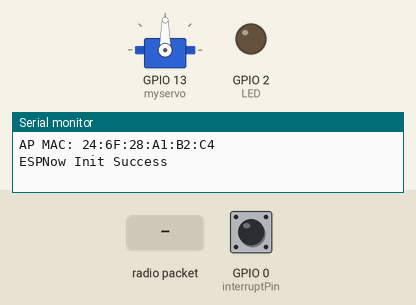
A sketch run on a simulated ESP32. Shown: servo, output pins drawn as LEDs (lit = HIGH), the last lines printed to the serial monitor. The test bench sets the inputs (shaded band); at power-on: GPIO 0 (interruptPin) HIGH.

Above: at 1.2 s.
1.3 s: GPIO 0 (interruptPin) pulled LOW for 0.15 s
At 2.6 s:
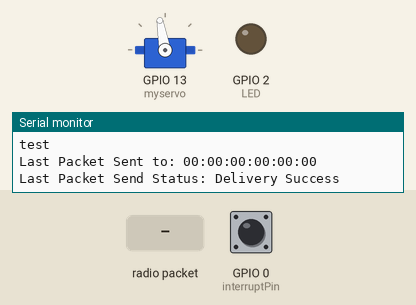
2.9 s: radio packet "1" arrives
At 3.3 s:
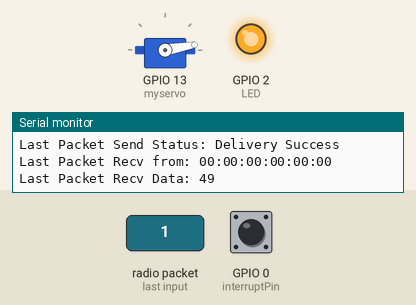
4.4 s: GPIO 0 (interruptPin) pulled LOW for 1 s
At 6.2 s:
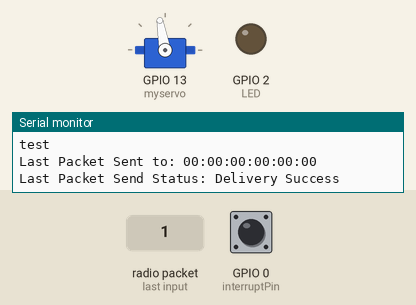
6.9 s: radio packet "0" arrives
At 7.5 s:
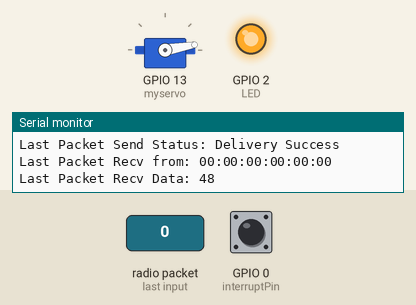
Timing chart, 0 to 9.4 s (numbered marks = the images above; inputs shaded):
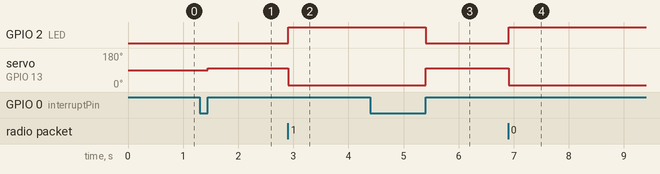

Measured:
- after the input at 1.3 s, servo on GPIO 13 (myservo): 90° → 100° after 0.15 s
- after the input at 2.9 s, GPIO 2 (LED): LOW → HIGH at once; servo on GPIO 13 (myservo): 100° → 10° at once
- after the input at 4.4 s, GPIO 2 (LED): HIGH → LOW after 1.0 s; servo on GPIO 13 (myservo): 10° → 100° after 1.0 s
- after the input at 6.9 s, GPIO 2 (LED): LOW → HIGH at once; servo on GPIO 13 (myservo): 100° → 10° at once

The sketch:

SlaveESPNow.ino
```cpp
/**
   ESPNOW - Basic communication - Slave
   Date: 26th September 2017
   Author: Arvind Ravulavaru <https://github.com/arvindr21>
   Purpose: ESPNow Communication between a Master ESP32 and a Slave ESP32
   Description: This sketch consists of the code for the Slave module.
   Resources: (A bit outdated)
   a. https://espressif.com/sites/default/files/documentation/esp-now_user_guide_en.pdf
   b. http://www.esploradores.com/practica-6-conexion-esp-now/

   << This Device Slave >>

   Flow: Master
   Step 1 : ESPNow Init on Master and set it in STA mode
   Step 2 : Start scanning for Slave ESP32 (we have added a prefix of `slave` to the SSID of slave for an easy setup)
   Step 3 : Once found, add Slave as peer
   Step 4 : Register for send callback
   Step 5 : Start Transmitting data from Master to Slave

   Flow: Slave
   Step 1 : ESPNow Init on Slave
   Step 2 : Update the SSID of Slave with a prefix of `slave`
   Step 3 : Set Slave in AP mode
   Step 4 : Register for receive callback and wait for data
   Step 5 : Once data arrives, print it in the serial monitor

   Note: Master and Slave have been defined to easily understand the setup.
         Based on the ESPNOW API, there is no concept of Master and Slave.
         Any devices can act as master or salve.
*/

#include <esp_now.h>
#include <WiFi.h>
#include <Servo.h>

//Global copy of Master
esp_now_peer_info_t slave;
//uint8_t mac_master[8];
//uint8_t mac_master[] = {0x3c,0x71,0xbf,0x10,0x17,0xac};
//uint8_t mac_master[] = {0x30,0xae,0xa4,0x11,0x11,0x11};-----

Servo myservo;  // create servo object to control a servo
int pos = 0;    // variable to store the servo position

#define CHANNEL 1
int LED = 2;
bool LEDToggle =false;
bool firstCallFromMaster = true;
bool mailToSend = false;

//Interupt Stuff----------------------------------
const byte interruptPin = 0;
volatile int interruptCounter = 0;
int numberOfInterrupts = 0;

portMUX_TYPE mux = portMUX_INITIALIZER_UNLOCKED;
//-------------------------------------------------


uint8_t data = 0;
// send data
void sendData() {
  data++;
  const uint8_t *peer_addr = slave.peer_addr;
  Serial.print("Sending: "); Serial.println(data);
  esp_err_t result = esp_now_send(peer_addr, &data, sizeof(data));
  Serial.print("Send Status: ");
  if (result == ESP_OK) {
    Serial.println("Success");
  } else if (result == ESP_ERR_ESPNOW_NOT_INIT) {
    // How did we get so far!!
    Serial.println("ESPNOW not Init.");
  } else if (result == ESP_ERR_ESPNOW_ARG) {
    Serial.println("Invalid Argument");
  } else if (result == ESP_ERR_ESPNOW_INTERNAL) {
    Serial.println("Internal Error");
  } else if (result == ESP_ERR_ESPNOW_NO_MEM) {
    Serial.println("ESP_ERR_ESPNOW_NO_MEM");
  } else if (result == ESP_ERR_ESPNOW_NOT_FOUND) {
    Serial.println("Peer not found.");
  } else if (result == ESP_ERR_ESPNOW_IF ){
    Serial.println("current WiFi interface doesn’t match that of peer");
  } else {
    Serial.println("Not sure what happened");
  }
}


void OnDataSent(const uint8_t *mac_addr, esp_now_send_status_t status) {
  char macStr[18];

  snprintf(macStr, sizeof(macStr), "%02x:%02x:%02x:%02x:%02x:%02x",
           mac_addr[0], mac_addr[1], mac_addr[2], mac_addr[3], mac_addr[4], mac_addr[5]);
  Serial.print("Last Packet Sent to: "); Serial.println(macStr);
  Serial.print("Last Packet Send Status: "); Serial.println(status == ESP_NOW_SEND_SUCCESS ? "Delivery Success" : "Delivery Fail");
}

// Init ESP Now with fallback
void InitESPNow() {
  WiFi.disconnect();
  if (esp_now_init() == ESP_OK) {
    Serial.println("ESPNow Init Success");
  }
  else {
    Serial.println("ESPNow Init Failed");
    // Retry InitESPNow, add a counte and then restart?
    // InitESPNow();
    // or Simply Restart
    ESP.restart();
  }

  //memset(&slave, 0, sizeof(slave));
  //for (int i = 0; i < 6; ++i)
    //slave.peer_addr[i] = (uint8_t)mac_master[i];
  //slave.channel = CHANNEL; // pick a channel
  //slave.encrypt = 0; // no encryption
  //const esp_now_peer_info_t *peer = &slave;
  //const uint8_t *peer_addr = slave.peer_addr;
  //esp_err_t addStatus = esp_now_add_peer(peer);
}

// config AP SSID
void configDeviceAP() {
  char* SSID = "Slave_1";
  bool result = WiFi.softAP(SSID, "Slave_1_Password", CHANNEL, 0);
  if (!result) {
    Serial.println("AP Config failed.");
  } else {
    Serial.println("AP Config Success. Broadcasting with AP: " + String(SSID));
  }
}

void IRAM_ATTR handleInterrupt() {
  portENTER_CRITICAL_ISR(&mux);
  //interruptCounter++;
  mailToSend = true;
  portEXIT_CRITICAL_ISR(&mux);
}

void setup() {
  myservo.attach(13);  // attaches the servo on pin 13 to the servo object

  //Interupt Stuff------------------
  pinMode(interruptPin, INPUT_PULLUP);
  attachInterrupt(digitalPinToInterrupt(interruptPin), handleInterrupt, RISING);
  //--------------------------------
  pinMode(LED,OUTPUT);

  Serial.begin(115200);
  Serial.println("ESPNow/Basic/Slave Example");
  //Set device in AP mode to begin with
  WiFi.mode(WIFI_MODE_APSTA);//WiFi.mode(WIFI_AP);
  // configure device AP mode
  configDeviceAP();
  // This is the mac address of the Slave in AP Mode
  Serial.print("AP MAC: "); Serial.println(WiFi.softAPmacAddress());
  // Init ESPNow with a fallback logic
  InitESPNow();
  // Once ESPNow is successfully Init, we will register for recv CB to
  // get recv packer info.
  esp_now_register_recv_cb(OnDataRecv);

  esp_now_register_send_cb(OnDataSent);
}

// callback when data is recv from Master
void OnDataRecv(const uint8_t *mac_addr, const uint8_t *data, int data_len) {
  char macStr[18];
  if(firstCallFromMaster){
    memset(&slave, 0, sizeof(slave));
    for (int i = 0; i < 6; ++i)
      slave.peer_addr[i] = (uint8_t)mac_addr[i]; //(uint8_t)mac_master[i];
    slave.channel = CHANNEL; // pick a channel
    slave.encrypt = 0; // no encryption
    const esp_now_peer_info_t *peer = &slave;
    const uint8_t *peer_addr = slave.peer_addr;
    esp_err_t addStatus = esp_now_add_peer(peer);
    firstCallFromMaster = false;
  }
  snprintf(macStr, sizeof(macStr), "%02x:%02x:%02x:%02x:%02x:%02x",
           mac_addr[0], mac_addr[1], mac_addr[2], mac_addr[3], mac_addr[4], mac_addr[5]);
  Serial.print("Last Packet Recv from: "); Serial.println(macStr);
  Serial.print("Last Packet Recv Data: "); Serial.println(*data);
  Serial.println("");
  //LEDToggle = !LEDToggle;
  //if (LEDToggle == true){
    digitalWrite(LED,HIGH);
    myservo.write(10); // Raise target
  //}
  //else{
    //digitalWrite(LED,LOW);
  //}
  //sendData();-------------------------------------
}

void loop() {
  //Serial.println("test");
  //if(interruptCounter>0){

      //portENTER_CRITICAL(&mux);
      //interruptCounter--;
      //portEXIT_CRITICAL(&mux);

      //numberOfInterrupts++;
      //Serial.print("An interrupt has occurred. Total: ");
      //Serial.println(numberOfInterrupts);
  //}
  if(mailToSend){
    portENTER_CRITICAL(&mux);
    digitalWrite(LED,LOW);
    myservo.write(100); // Lower target
    sendData();
    mailToSend = false;
    Serial.println("test");
    portEXIT_CRITICAL(&mux);
  }
  //sendData();
  //delay(1000);
  // Chill
}
```
